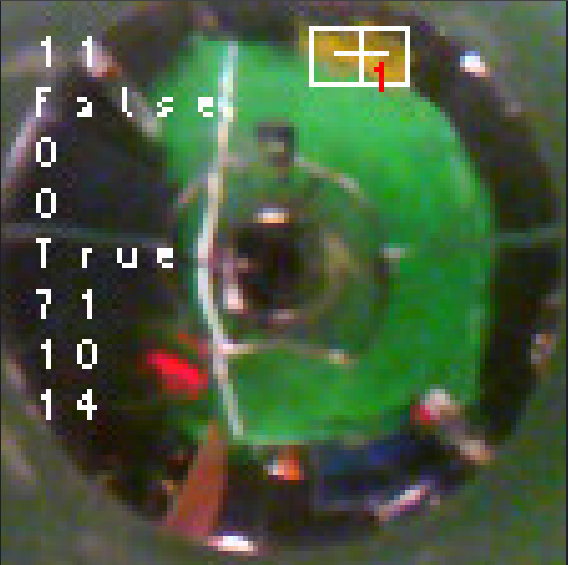
#> input picture esp32/scripts/cam_test/field.png, 568 x 565 px
$ python image_filter_test.py
#> lines starting #> are read from the running program, lines starting #| are printed output that depends on the picture
from PIL import Image, ImageDraw
import math
from numba import njit

palette = {
    "yellow": [195, 153, 41],
    "green": [0, 255, 0],
    "white": [255, 255, 255],
    "orange": [255, 153, 0],
    "black": [0, 0, 0],
    "blue": [0, 170, 255]
}

# https://en.wikipedia.org/wiki/Color_difference#Euclidean
@njit(fastmath=True)
def dist(colour1, colour2):
    r1, g1, b1 = colour1
    r2, g2, b2 = colour2
    return math.sqrt((r2 - r1) ** 2 + (g2 - g1) ** 2 + (b2 - b1) ** 2)

# TODO parallelise this with numba
if __name__ == "__main__":
    im = Image.open("field.png")
#> im is the input picture: PIL image 568x565 RGBA; mean R, G, B, A 72.1, 89.6, 62.2, 255
    draw = ImageDraw.Draw(im)
    width, height = im.size
#> width = 568; height = 565

    for y in range(height):
        for x in range(width):
            colour = im.getpixel((x, y))
            sorted_palette = sorted(palette.items(), key=lambda x: dist(list(colour)[:-1], x[1])) # may need [:-1] if RGBA
            r, g, b = sorted_palette[0][1]
            draw.point((x, y), (r, g, b))

    del draw
    im.save("out.png", "PNG")
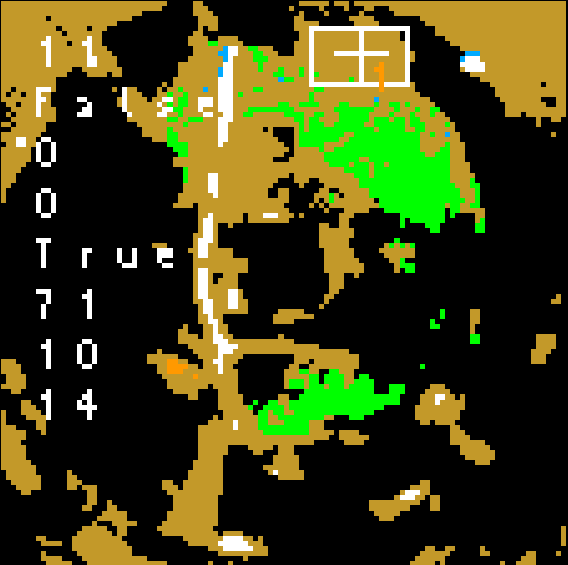
#> saved as out.png: PIL image 568x565 RGBA; mean R, G, B, A 64.3, 67.1, 20.2, 255
